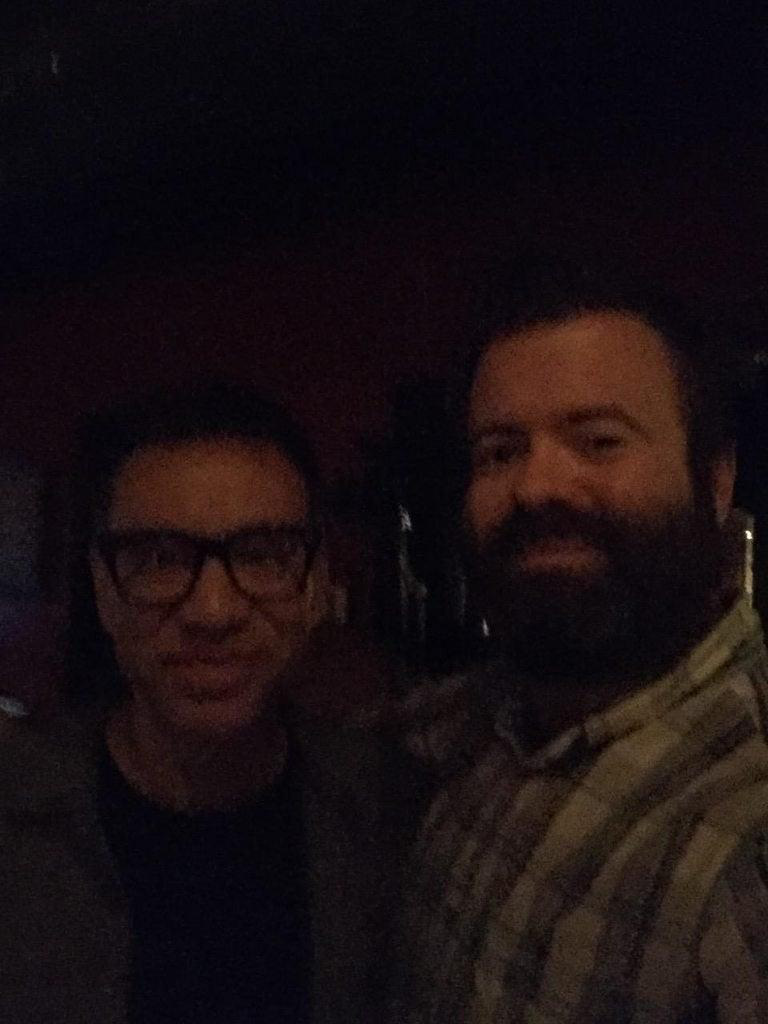
#> input picture ảnh thiếu sáng.jpg, 768 x 1024 px
$ jupyter execute demo.ipynb
#> lines starting #> are read from the running program, lines starting #| are printed output that depends on the picture
[cell 1]
import numpy as np
import cv2
import matplotlib.pyplot as plt

[cell 2]
def hieuChinhGamma(image, gamma=1.0):
    """
    Áp dụng phép biến đổi hàm mũ (Hiệu chỉnh Gamma) cho ảnh.

    Args:
        image: Ảnh đầu vào (đọc bằng OpenCV).
        gamma: Giá trị gamma. gamma < 1 làm sáng ảnh, gamma > 1 làm tối ảnh.

    Returns:
        Ảnh đã được hiệu chỉnh gamma.
    """
    gamma
    reipe = np.array([((i / 255.0) ** gamma) * 255
                      for i in np.arange(0, 256)])

    return cv2.LUT(image, reipe)

try:
    image = cv2.imread('ảnh thiếu sáng.jpg')
#> image is the input picture: shape (1024, 768, 3); mean B, G, R 17.6, 14.8, 23.9
    gray_image = cv2.cvtColor(image, cv2.COLOR_BGR2GRAY)
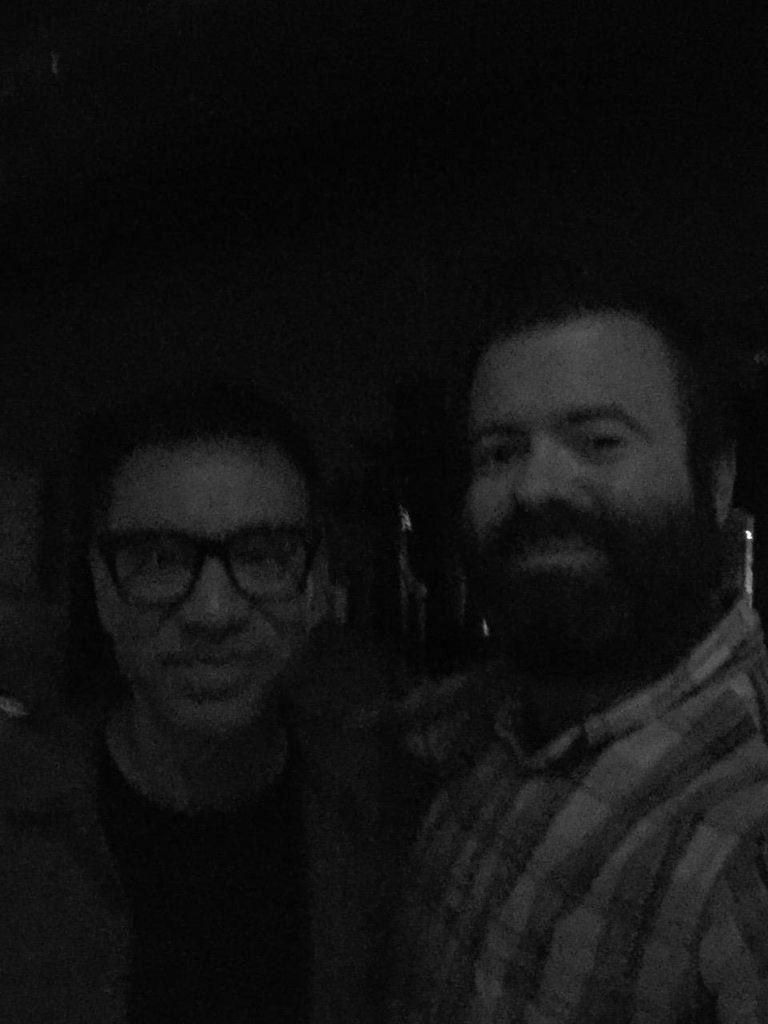
#> gray_image: shape (1024, 768); min 0, max 253, mean 17.8
except:
    print("Không tìm thấy ảnh! Tạo một ảnh demo thiếu sáng.")
    gray_image = np.full((300, 400), 50, dtype=np.uint8)
    cv2.putText(gray_image, 'Dark Image', (50, 150), cv2.FONT_HERSHEY_SIMPLEX, 2, (120, 120, 120), 3)

[cell 3]
image_tangDoSang = hieuChinhGamma(gray_image, 0.5)
#> in hieuChinhGamma, `return cv2.LUT(image, reipe)`:
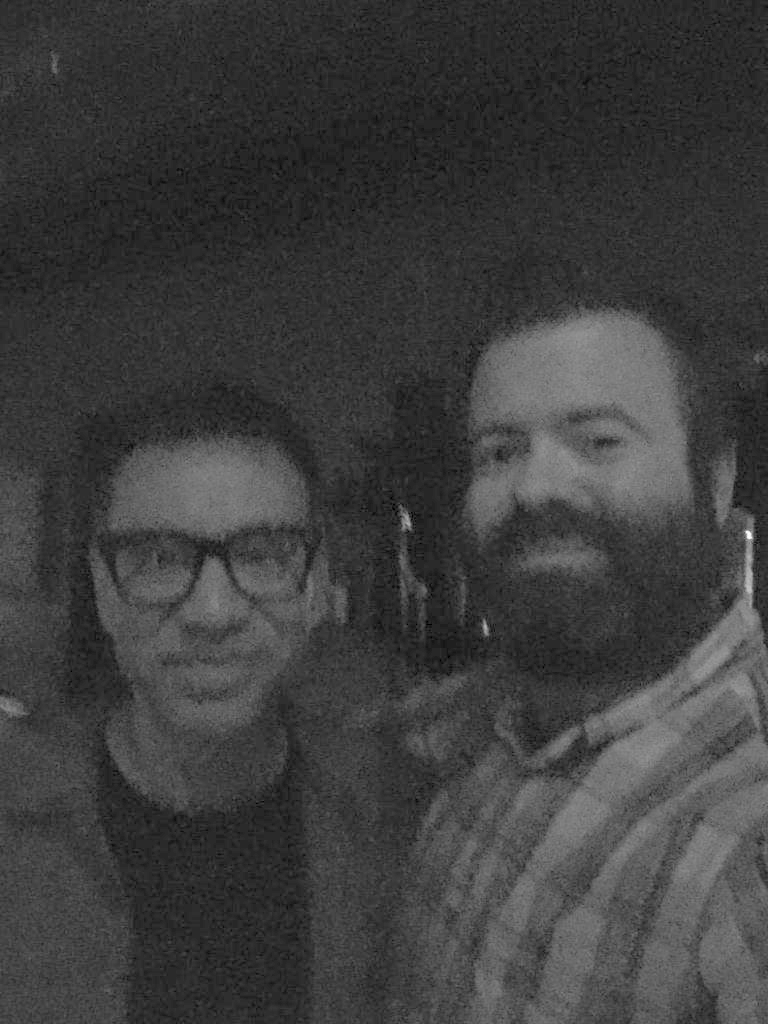
#> returned value: shape (1024, 768) float64; min 0, max 254, mean 62.7
image_tangDoToi = hieuChinhGamma(gray_image, 2.0)
#> call 2 of hieuChinhGamma, with gamma = 2
#> in hieuChinhGamma (call 2), `return cv2.LUT(image, reipe)`:
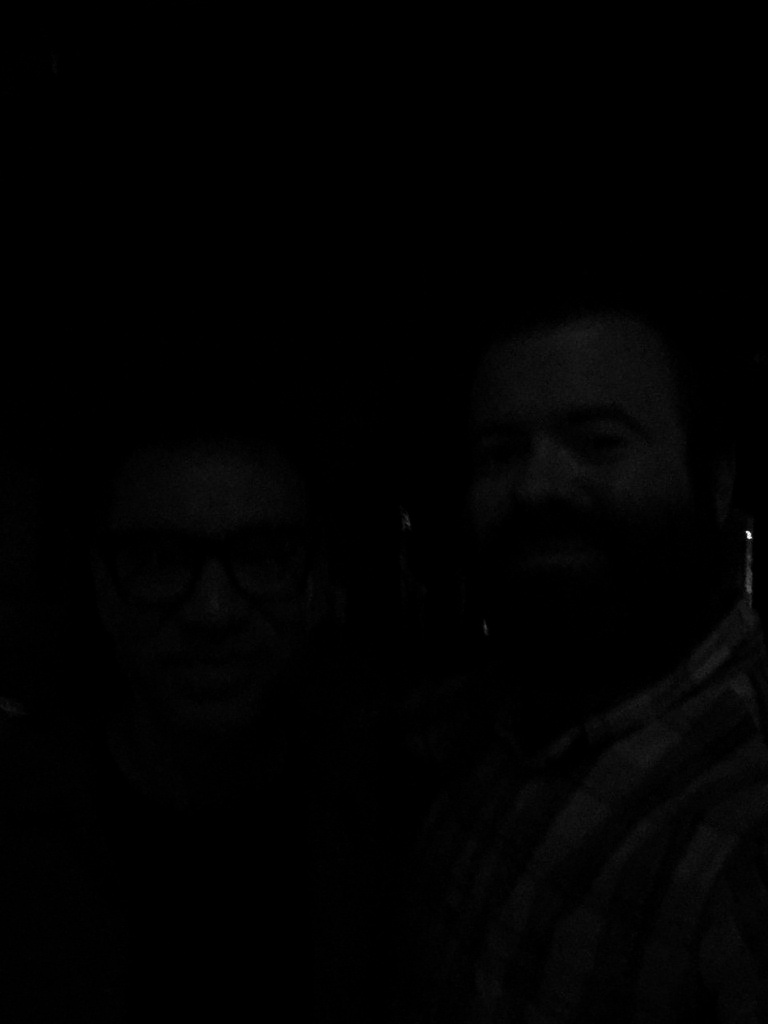
#> returned value: shape (1024, 768) float64; min 0, max 251, mean 2.1

# Hiển thị kết quả
plt.figure(figsize=(15, 5))

plt.subplot(1, 3, 1)
plt.imshow(gray_image, cmap='gray')
plt.title('Ảnh gốc')
plt.axis('off')

plt.subplot(1, 3, 2)
plt.imshow(image_tangDoSang, cmap='gray')
plt.title(f'Làm sáng (Gamma = {0.5})')
plt.axis('off')

plt.subplot(1, 3, 3)
plt.imshow(image_tangDoToi, cmap='gray')
plt.title(f'Làm tối (Gamma = {2.0})')
plt.axis('off')

plt.tight_layout()
plt.show()
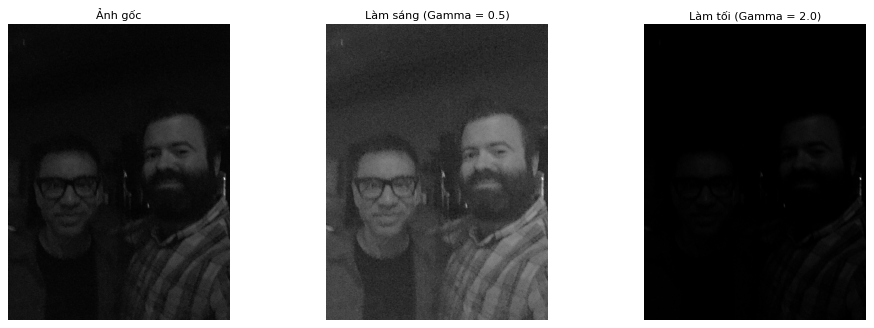
#> figure drawn by matplotlib, 3 panels
